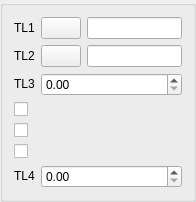
<?xml version="1.0" encoding="UTF-8"?>
<ui version="4.0">
 <class>DlgRef_2Sel1Spin3Check1Spin_QTD</class>
 <widget class="QWidget" name="DlgRef_2Sel1Spin3Check1Spin_QTD">
  <property name="geometry">
   <rect>
    <x>0</x>
    <y>0</y>
    <width>196</width>
    <height>181</height>
   </rect>
  </property>
  <property name="windowTitle">
   <string/>
  </property>
  <layout class="QGridLayout">
   <property name="margin">
    <number>0</number>
   </property>
   <property name="spacing">
    <number>0</number>
   </property>
   <item row="0" column="0">
    <widget class="QGroupBox" name="GroupBox1">
     <property name="title">
      <string/>
     </property>
     <layout class="QGridLayout" name="gridLayout1">
      <property name="spacing">
       <number>6</number>
      </property>
      <item row="0" column="0">
       <widget class="QLabel" name="TextLabel1">
        <property name="sizePolicy">
         <sizepolicy hsizetype="Fixed" vsizetype="Fixed">
          <horstretch>0</horstretch>
          <verstretch>0</verstretch>
         </sizepolicy>
        </property>
        <property name="text">
         <string>TL1</string>
        </property>
        <property name="wordWrap">
         <bool>false</bool>
        </property>
       </widget>
      </item>
      <item row="0" column="1">
       <widget class="QPushButton" name="PushButton1">
        <property name="sizePolicy">
         <sizepolicy hsizetype="Fixed" vsizetype="Fixed">
          <horstretch>0</horstretch>
          <verstretch>0</verstretch>
         </sizepolicy>
        </property>
        <property name="text">
         <string/>
        </property>
       </widget>
      </item>
      <item row="0" column="2">
       <widget class="QLineEdit" name="LineEdit1"/>
      </item>
      <item row="1" column="0">
       <widget class="QLabel" name="TextLabel2">
        <property name="sizePolicy">
         <sizepolicy hsizetype="Fixed" vsizetype="Fixed">
          <horstretch>0</horstretch>
          <verstretch>0</verstretch>
         </sizepolicy>
        </property>
        <property name="text">
         <string>TL2</string>
        </property>
        <property name="wordWrap">
         <bool>false</bool>
        </property>
       </widget>
      </item>
      <item row="1" column="1">
       <widget class="QPushButton" name="PushButton2">
        <property name="sizePolicy">
         <sizepolicy hsizetype="Fixed" vsizetype="Fixed">
          <horstretch>0</horstretch>
          <verstretch>0</verstretch>
         </sizepolicy>
        </property>
        <property name="text">
         <string/>
        </property>
       </widget>
      </item>
      <item row="1" column="2">
       <widget class="QLineEdit" name="LineEdit2"/>
      </item>
      <item row="2" column="0">
       <widget class="QLabel" name="TextLabel3">
        <property name="sizePolicy">
         <sizepolicy hsizetype="Fixed" vsizetype="Fixed">
          <horstretch>0</horstretch>
          <verstretch>0</verstretch>
         </sizepolicy>
        </property>
        <property name="text">
         <string>TL3</string>
        </property>
        <property name="wordWrap">
         <bool>false</bool>
        </property>
       </widget>
      </item>
      <item row="2" column="1" colspan="2">
       <widget class="SalomeApp_DoubleSpinBox" name="SpinBox_DX"/>
      </item>
      <item row="3" column="0" colspan="3">
       <widget class="QCheckBox" name="CheckBox1">
        <property name="text">
         <string/>
        </property>
       </widget>
      </item>
      <item row="4" column="0" colspan="3">
       <widget class="QCheckBox" name="CheckBox2">
        <property name="text">
         <string/>
        </property>
       </widget>
      </item>
      <item row="5" column="0" colspan="3">
       <widget class="QCheckBox" name="CheckBox3">
        <property name="text">
         <string/>
        </property>
       </widget>
      </item>
      <item row="6" column="0">
       <widget class="QLabel" name="TextLabel4">
        <property name="sizePolicy">
         <sizepolicy hsizetype="Fixed" vsizetype="Fixed">
          <horstretch>0</horstretch>
          <verstretch>0</verstretch>
         </sizepolicy>
        </property>
        <property name="text">
         <string>TL4</string>
        </property>
        <property name="wordWrap">
         <bool>false</bool>
        </property>
       </widget>
      </item>
      <item row="6" column="1" colspan="2">
       <widget class="SalomeApp_DoubleSpinBox" name="SpinBox_DY"/>
      </item>
     </layout>
    </widget>
   </item>
  </layout>
 </widget>
 <layoutdefault spacing="6" margin="11"/>
 <pixmapfunction>qPixmapFromMimeSource</pixmapfunction>
 <customwidgets>
  <customwidget>
   <class>SalomeApp_DoubleSpinBox</class>
   <extends>QDoubleSpinBox</extends>
   <header location="global">SalomeApp_DoubleSpinBox.h</header>
  </customwidget>
 </customwidgets>
 <tabstops>
  <tabstop>PushButton1</tabstop>
  <tabstop>LineEdit1</tabstop>
  <tabstop>PushButton2</tabstop>
  <tabstop>LineEdit2</tabstop>
  <tabstop>SpinBox_DX</tabstop>
  <tabstop>SpinBox_DY</tabstop>
  <tabstop>CheckBox1</tabstop>
  <tabstop>CheckBox2</tabstop>
  <tabstop>CheckBox3</tabstop>
 </tabstops>
 <resources/>
 <connections/>
</ui>
